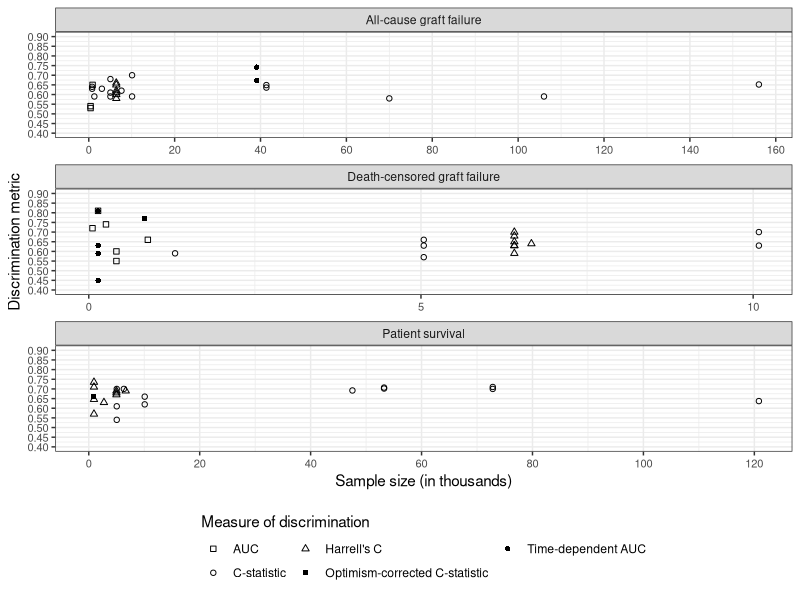

Generate this figure with R:
### Summary of systematic review findings

#Libraries
library(readxl)
library(tidyverse)
library(plyr)

#Read in data
summary<- read_xlsx("data/data-extraction-rob-analysis.xlsx", sheet = "DataExtrac")

summary$Outcome[which(summary$Outcome == "All-cause mortality")]<- "Patient survival"

#Custom breaks on facet
breaks_fun <- function(x) {
  if(max(x) > 50) {
    seq(from = 0, to = round_any(max(summary$Used_sample_size_k), 20, f=ceiling), by = 20)
  } else if(max(x)>15) {
    seq(from = 0, to = 50, by = 10)
  } else {
    seq(from = 0, to = 15, by = 5)
  }
}

#Organise data for use in plot
summary<- summary %>%
  drop_na(est) %>%
  filter(measure %in% c("AUC", "C-statistic", "Harrell's C", "Optimism-corrected C", "Time-dependent AUC")) %>%
  filter(Outcome != "Graft failure (No Def)") %>%
  mutate(Used_sample_size_k = Used_sample_size / 1000)

#Scatter plot of discrimination against sample size
ggsave("disc-by-sampsize.tiff", width = 180, height = 210, units = "mm",
       plot=summary %>%
         ggplot(aes(x = Used_sample_size_k, y = as.numeric(est))) +
         geom_point(aes(shape = as.factor(measure))) +
         facet_wrap(~ Outcome, scales = "free_x", ncol = 1) +
         scale_x_continuous(breaks = breaks_fun, limits = c(0,NA)) +
         scale_y_continuous(breaks = seq(0.4, 1.0, by = 0.05), limits = c(0.4,0.9)) +
         scale_shape_manual(labels = c("AUC", "C-statistic", "Harrell's C", "Optimism-corrected C-statistic", "Time-dependent AUC"), values = c(0, 1, 2, 15, 16))  +
         labs(x = "Sample size (in thousands)", y = "Discrimination metric", shape = "Measure of discrimination") +
         theme_bw() +
         theme(legend.position = "bottom", legend.direction = "vertical",
               axis.text = element_text(size=8)) +
         guides(shape=guide_legend(ncol=3))
)

